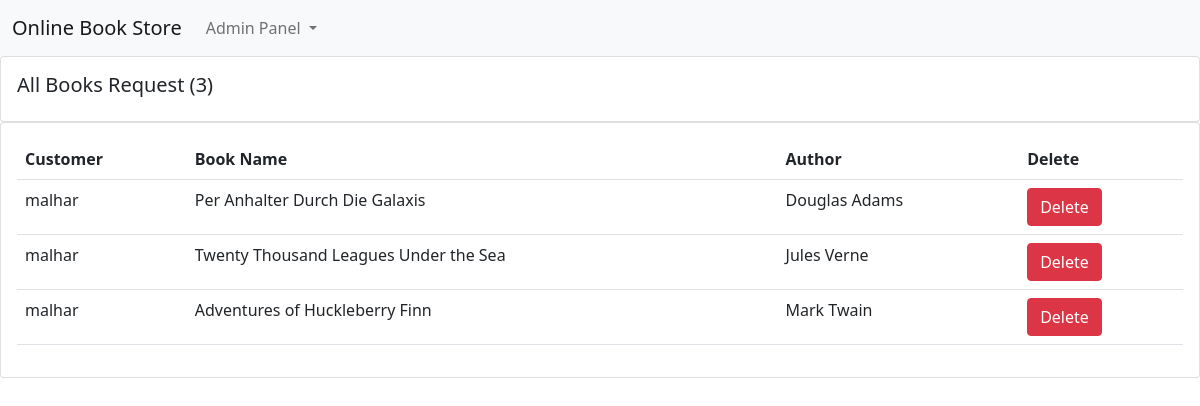
Page /see_requested_books/ on the earlier database version.
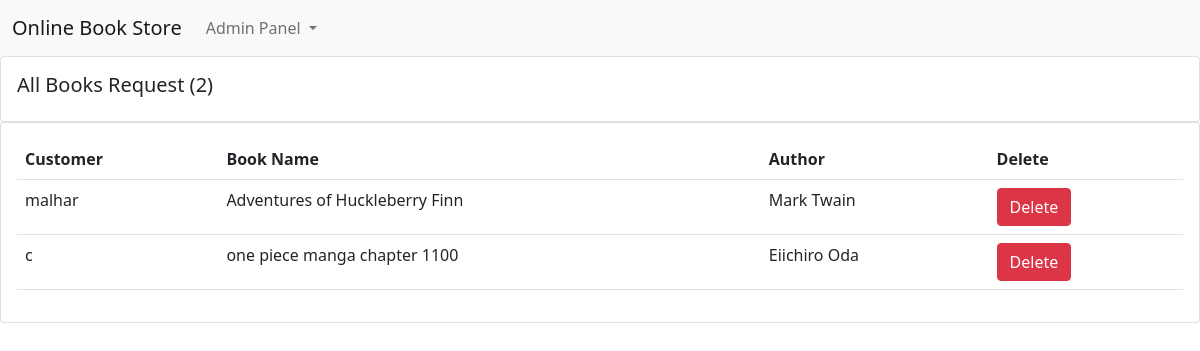
Same page on the later database version.
### books/models.py (models this page shows, shortened)
class Request_Book(models.Model):
    book_name = models.CharField(max_length=100)
    author = models.CharField(max_length=100)
    user = models.ForeignKey(User, on_delete=models.CASCADE, default=1)

### books/views.py (the view)
# urls.py: path("see_requested_books/", views.see_requested_books, name="see_requested_books"),
def see_requested_books(request):
    requested_book = Request_Book.objects.all()
    requested_books_count = requested_book.count()
    return render(request, "see_requested_books.html", {'requested_book':requested_book, 'requested_books_count':requested_books_count})

### books/templates/see_requested_books.html (shortened to what this page needs)
{% extends 'admin_navbar.html' %}
{% block body %}
{% load static %}
<div class="row">
    <div class="col-md">
      <div class="card card-body">
        <h5>All Books Request ({{requested_books_count}})</h5>
      </div>
      <div class="card card-body">
        <table class="table">
          <tr>
            <th>Customer</th>
            <th>Book Name</th>
            <th>Author</th>
            <th>Delete</th>
          </tr>
          {% for i in requested_book %}
            <tr>
              <td>{{i.user}}</td>
              <td>{{i.book_name}}</td>
              <td>{{i.author}}</td>
              <td><a href="/delete_requested_books/delete_{{i.id}}/" class="btn btn-danger">Delete</a></td>
            </tr>
          {% endfor %}
        </table>
      </div>
    </div>
  </div>
  {% endblock %}

### books/templates/admin_navbar.html (shortened to what this page needs)
<!doctype html>
<html lang="en">
  <head>
    <link href="https://cdn.jsdelivr.net/npm/bootstrap@5.0.2/dist/css/bootstrap.min.css" rel="stylesheet">
  </head>
  <body>
    <nav class="navbar navbar-expand-lg navbar-light bg-light">
        <div class="container-fluid">
          <a class="navbar-brand" href="/">Online Book Store</a>
          <div class="collapse navbar-collapse" id="navbarSupportedContent">
            <ul class="navbar-nav me-auto mb-2 mb-lg-0">
              <li class="nav-item dropdown">
                <a class="nav-link dropdown-toggle" href="#" id="navbarDropdown" role="button" data-bs-toggle="dropdown" aria-expanded="false">
                  Admin Panel
                </a>
              </li>
            </ul>
          </div>
        </div>
      </nav>
      {% block body %}
      {% endblock %}
    </body>
    </html>

Differences in the rows shown:
removed Request_Book: user "malhar", book_name "Per Anhalter Durch Die Galaxis", author "Douglas Adams"
removed Request_Book: user "malhar", book_name "Twenty Thousand Leagues Under the Sea", author "Jules Verne"
added Request_Book: user "c", book_name "one piece manga chapter 1100", author "Eiichiro Oda"
Other differences:
{{ requested_books_count }}: "3" → "2"
